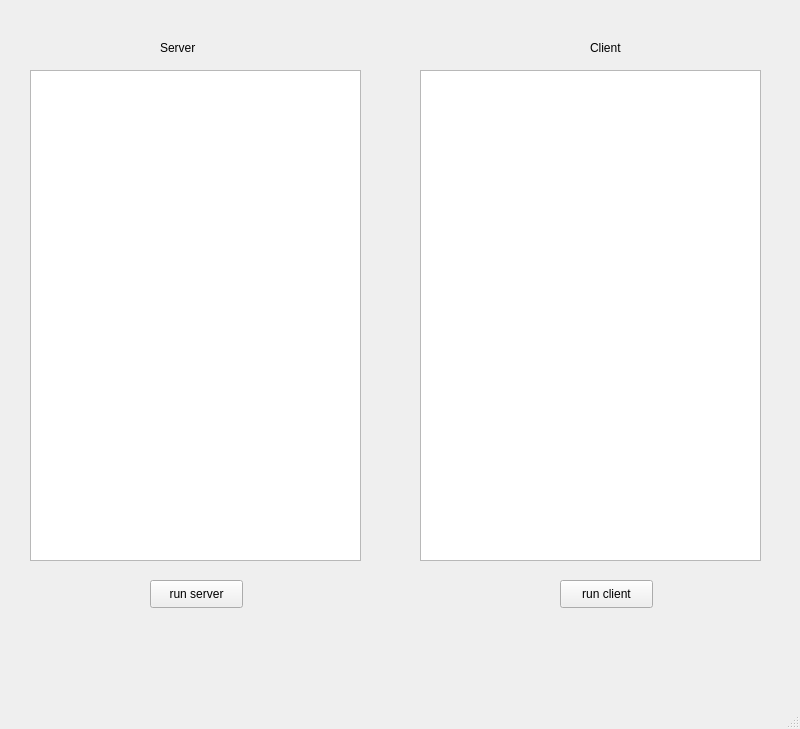
<?xml version="1.0" encoding="UTF-8"?>
<ui version="4.0">
 <class>MainWindow</class>
 <widget class="QMainWindow" name="MainWindow">
  <property name="geometry">
   <rect>
    <x>0</x>
    <y>0</y>
    <width>800</width>
    <height>729</height>
   </rect>
  </property>
  <property name="windowTitle">
   <string>MainWindow</string>
  </property>
  <widget class="QWidget" name="centralwidget">
   <widget class="QLabel" name="label">
    <property name="geometry">
     <rect>
      <x>160</x>
      <y>40</y>
      <width>55</width>
      <height>16</height>
     </rect>
    </property>
    <property name="text">
     <string>Server</string>
    </property>
   </widget>
   <widget class="QPushButton" name="server_button">
    <property name="geometry">
     <rect>
      <x>150</x>
      <y>580</y>
      <width>93</width>
      <height>28</height>
     </rect>
    </property>
    <property name="text">
     <string>run server</string>
    </property>
   </widget>
   <widget class="QPushButton" name="client_button">
    <property name="geometry">
     <rect>
      <x>560</x>
      <y>580</y>
      <width>93</width>
      <height>28</height>
     </rect>
    </property>
    <property name="text">
     <string>run client</string>
    </property>
   </widget>
   <widget class="QLabel" name="label_2">
    <property name="geometry">
     <rect>
      <x>590</x>
      <y>40</y>
      <width>55</width>
      <height>16</height>
     </rect>
    </property>
    <property name="text">
     <string>Client</string>
    </property>
   </widget>
   <widget class="QTextBrowser" name="server_text">
    <property name="geometry">
     <rect>
      <x>30</x>
      <y>70</y>
      <width>331</width>
      <height>491</height>
     </rect>
    </property>
   </widget>
   <widget class="QTextBrowser" name="client_text">
    <property name="geometry">
     <rect>
      <x>420</x>
      <y>70</y>
      <width>341</width>
      <height>491</height>
     </rect>
    </property>
   </widget>
  </widget>
  <widget class="QMenuBar" name="menubar">
   <property name="geometry">
    <rect>
     <x>0</x>
     <y>0</y>
     <width>800</width>
     <height>26</height>
    </rect>
   </property>
  </widget>
  <widget class="QStatusBar" name="statusbar"/>
 </widget>
 <resources/>
 <connections/>
</ui>
